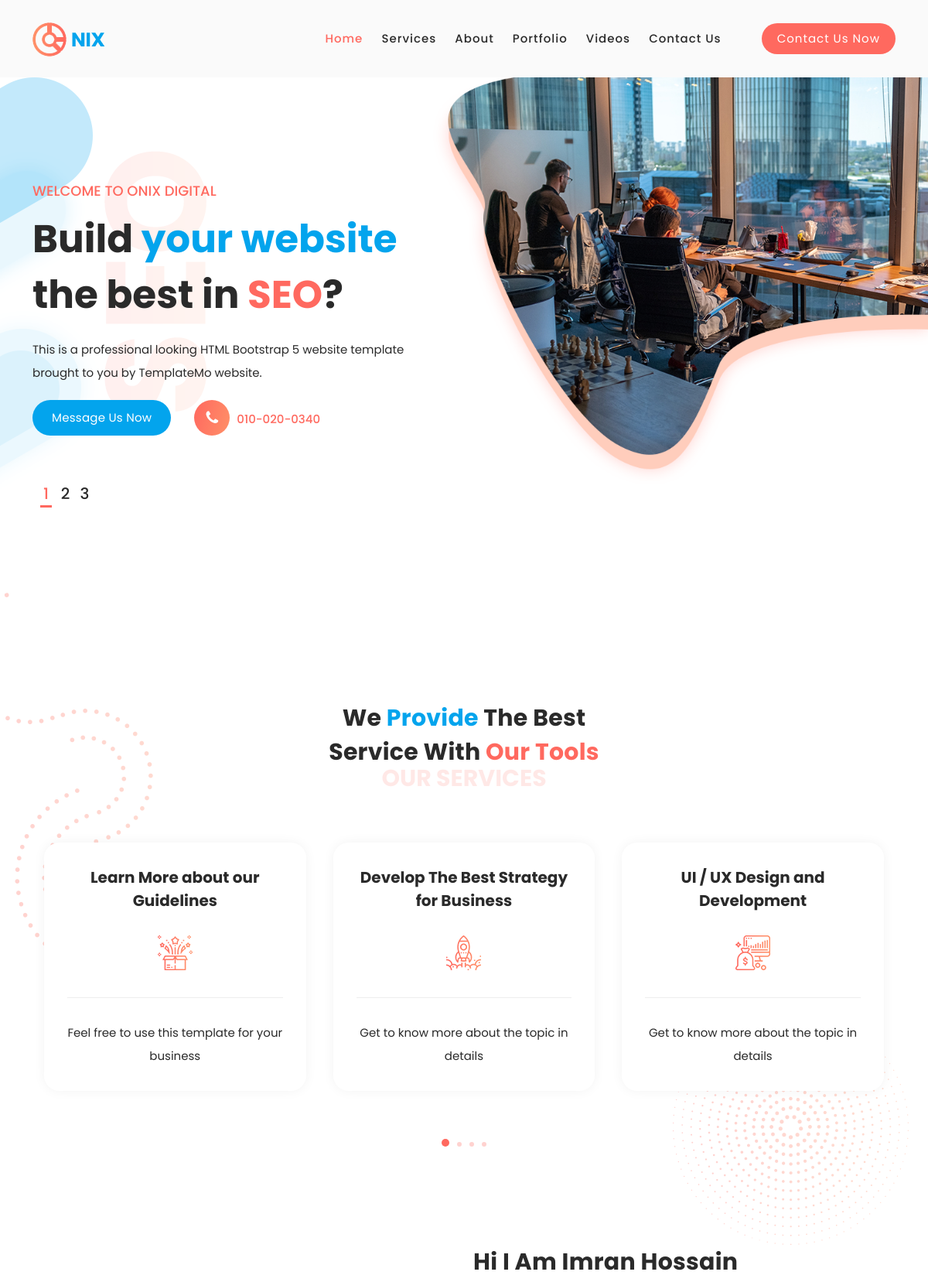
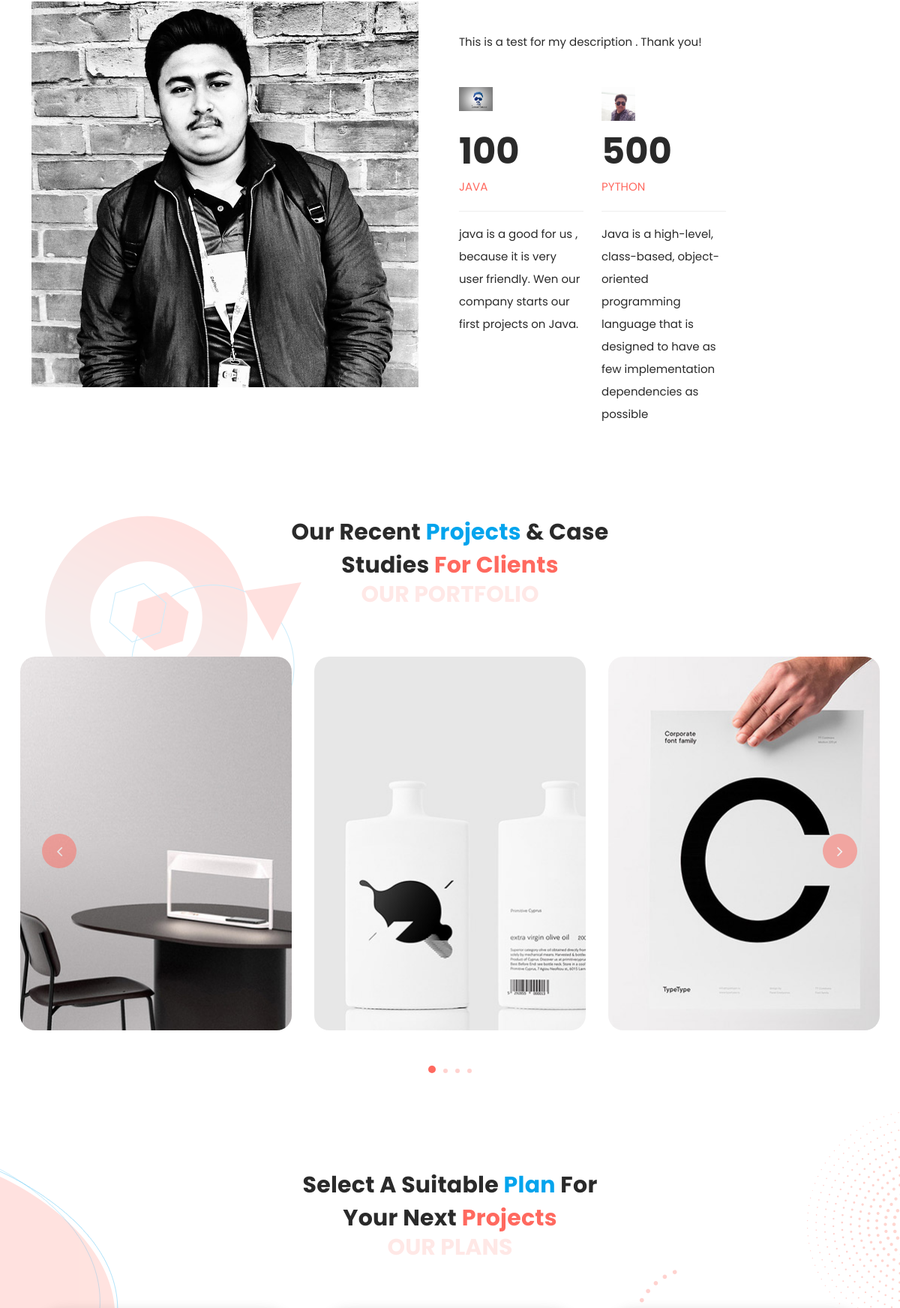
The page / (upper part) on the database its author committed (2 pictures, top to bottom).
### website/models.py (models this page shows, shortened)
class Management(models.Model):
    title = models.CharField(max_length=150)
    description = models.TextField(max_length=200)
    image = models.ImageField(upload_to='management/')

class ManagementFeature(models.Model):
    icon = models.ImageField(upload_to='icons/')
    project_name = models.CharField(max_length=30)
    total_project_number = models.IntegerField()
    project_description = models.TextField(max_length=300)

### website/views.py (the view)
# urls.py: path('', views.HomeView.as_view())
class HomeView(TemplateView):
    template_name = 'index.html'
    def get_context_data(self, **kwargs):
        context = super().get_context_data(**kwargs)
        context['managements'] = Management.objects.all()
        context['managementFeatures'] = ManagementFeature.objects.all()
        return context

### templates/index.html (shortened to what this page needs)
<!DOCTYPE html>
<html lang="en">
  <head>
      {% load static %}
     <link href="{% static 'vendor/bootstrap/css/bootstrap.min.css' %}" rel="stylesheet">
    <link rel="stylesheet" href="{% static 'assets/css/fontawesome.css' %}">
    <link rel="stylesheet" href="{% static 'assets/css/templatemo-onix-digital.css' %}">
    <link rel="stylesheet" href="{% static 'assets/css/animated.css' %}">
    <link rel="stylesheet" href="{% static 'assets/css/owl.css' %}">
  </head>
<body>
  <header class="header-area header-sticky wow slideInDown" data-wow-duration="0.75s" data-wow-delay="0s">
    <div class="container">
      <div class="row">
        <div class="col-12">
          <nav class="main-nav">
            <a href="index.html" class="logo">
              <img src="{% static 'assets/images/logo.png' %}">
            </a>
            <ul class="nav">
              <li class="scroll-to-section"><a href="#top" class="active">Home</a></li>
              <li class="scroll-to-section"><a href="#services">Services</a></li>
              <li class="scroll-to-section"><a href="#about">About</a></li>
              <li class="scroll-to-section"><a href="#portfolio">Portfolio</a></li>
              <li class="scroll-to-section"><a href="#video">Videos</a></li>
              <li class="scroll-to-section"><a href="#contact">Contact Us</a></li>
              <li class="scroll-to-section"><div class="main-red-button-hover"><a href="#contact">Contact Us Now</a></div></li>
            </ul>
          </nav>
        </div>
      </div>
    </div>
  </header>
  <div class="main-banner" id="top">
    <div class="container">
      <div class="row">
        <div class="col-lg-12">
          <div class="row">
            <div class="col-lg-6 align-self-center">
              <div class="owl-carousel owl-banner">
                <div class="item header-text">
                  <h6>Welcome to Onix Digital</h6>
                  <h2>Build <em>your website</em> the best in <span>SEO</span>?</h2>
                  <p>This is a professional looking HTML Bootstrap 5 website template brought to you by TemplateMo website.</p>
                  <div class="down-buttons">
                    <div class="main-blue-button-hover">
                      <a href="#contact">Message Us Now</a>
                    </div>
                    <div class="call-button">
                      <a href="#"><i class="fa fa-phone"></i> 010-020-0340</a>
                    </div>
                  </div>
                </div>
              </div>
            </div>
          </div>
        </div>
      </div>
    </div>
  </div>
  <div id="services" class="our-services section">
    <div class="services-right-dec">
      <img src="{% static 'assets/images/services-right-dec.png' %}" alt="">
    </div>
    <div class="container">
      <div class="services-left-dec">
        <img src="assets/images/services-left-dec.png" alt="">
      </div>
      <div class="row">
        <div class="col-lg-6 offset-lg-3">
          <div class="section-heading">
            <h2>We <em>Provide</em> The Best Service With <span>Our Tools</span></h2>
            <span>Our Services</span>
          </div>
        </div>
      </div>
      <div class="row">
        <div class="col-lg-12">
          <div class="owl-carousel owl-services">
            <div class="item">
              <h4>Learn More about our Guidelines</h4>
              <div class="icon"><img src="assets/images/service-icon-01.png" alt=""></div>
              <p>Feel free to use this template for your business</p>
            </div>
            <div class="item">
              <h4>Develop The Best Strategy for Business</h4>
              <div class="icon"><img src="assets/images/service-icon-02.png" alt=""></div>
              <p>Get to know more about the topic in details</p>
            </div>
            <div class="item">
              <h4>UI / UX Design and Development</h4>
              <div class="icon"><img src="assets/images/service-icon-03.png" alt=""></div>
              <p>Get to know more about the topic in details</p>
            </div>
          </div>
        </div>
      </div>
    </div>
  </div>
  <div id="about" class="about-us section">
    <div class="container">
      <div class="row">
      {% for management in managements %}
        <div class="col-lg-6 align-self-center">
          <div class="left-image">
            <img src=" {{ management.image.url }}">
          </div>
        </div>
        <div class="col-lg-6">
          <div class="section-heading">
            <h2>{{ management.title }}</h2>
            <p>{{ management.description }}</p>
               {% endfor %}
              <div class="row">
                {% for managementFeature in managementFeatures %}
              <div class="col-lg-4">
                <div class="fact-item">
                  <div class="count-area-content">
                    <div class="icon">
                      <img src="{{ managementFeature.icon.url }}" alt="">
                    </div>
                    <div class="count-digit">{{ managementFeature.total_project_number }}</div>
                    <div class="count-title">{{ managementFeature.project_name }}</div>
                    <p>{{ managementFeature.project_description }}</p>
                  </div>
                </div>
              </div>
                {% endfor %}
            </div>
          </div>
        </div>
      </div>
    </div>
  </div>
  <div id="portfolio" class="our-portfolio section">
    <div class="portfolio-left-dec">
      <img src="assets/images/portfolio-left-dec.png" alt="">
    </div>
    <div class="container">
      <div class="row">
        <div class="col-lg-6 offset-lg-3">
          <div class="section-heading">
            <h2>Our Recent <em>Projects</em> &amp; Case Studies <span>for Clients</span></h2>
            <span>Our Portfolio</span>
          </div>
        </div>
      </div>
    </div>
    <div class="container-fluid">
      <div class="row">
        <div class="col-lg-12">
          <div class="owl-carousel owl-portfolio">
            <div class="item">
              <div class="thumb">
                <img src="assets/images/portfolio-01.jpg" alt="">
              </div>
            </div>
            <div class="item">
              <div class="thumb">
                <img src="assets/images/portfolio-02.jpg" alt="">
              </div>
            </div>
            <div class="item">
              <div class="thumb">
                <img src="assets/images/portfolio-03.jpg" alt="">
              </div>
            </div>
          </div>
        </div>
      </div>
    </div>
  </div>
  <div id="pricing" class="pricing-tables">
    <div class="container">
      <div class="row">
        <div class="col-lg-6 offset-lg-3">
          <div class="section-heading">
            <h2>Select a suitable <em>plan</em> for your next <span>projects</span></h2>
            <span>Our Plans</span>
          </div>
        </div>
      </div>
    </div>
  </div>
</body>
</html>

### rows shown on the page
Management: image (picture), title "Hi I Am Imran Hossain", description "This is a test for my description . Thank you!"
ManagementFeature: icon (picture), total_project_number "100", project_name "JAVA", project_description "java is a good for us , because it is very user friendly. Wen our company starts our first projects on Java."
ManagementFeature: icon (picture), total_project_number "500", project_name "PYTHON", project_description "Java is a high-level, class-based, object-oriented programming language that is designed to have as few implementation dependencies as possible"
